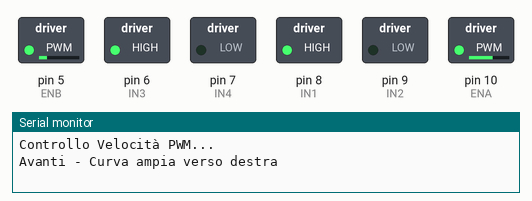
This sketch was run on a simulated Arduino Uno, built with avr-gcc and run on an emulated ATmega328P. Parts: switched loads named in the sketch (green lamp = pin HIGH), the last lines printed to the serial monitor.

Above: at 0.05 s.
At 4.1 s:
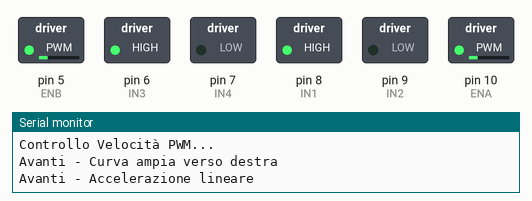
At 6.1 s:
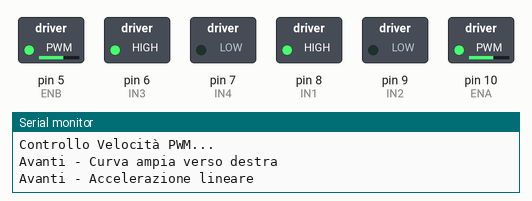
At 8.15 s:
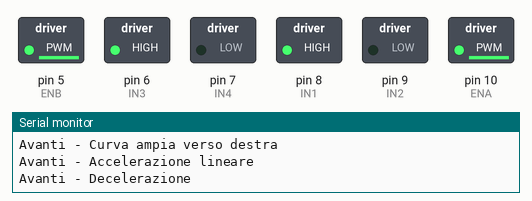
At 11.2 s:
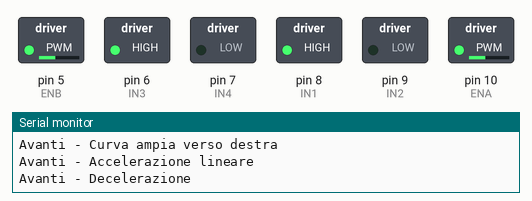
At 16.25 s:
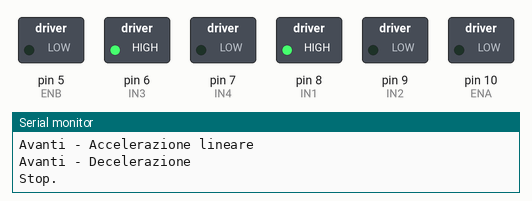
Timing chart, 0 to 18.7 s (numbered marks = the images above):
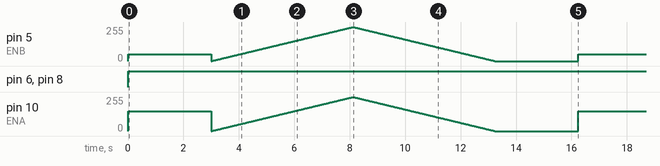

Measured:
- by itself, pin 6 (IN3), pin 8 (IN1): LOW → HIGH at 0.00 s

The sketch:

04_Controllo_Velocita_PWM.ino
```cpp
/*
  Progetto 04: Controllo Velocità PWM per Curve Fluide
  In questo sketch utilizziamo segnali PWM per regolare la velocità di ogni singola
  ruota del robot, creando una curva fluida con raggi diversi.
*/

// Pin di controllo per il Motore Sinistra
const int IN1 = 8;
const int IN2 = 9;
const int ENA = 10;

// Pin di controllo per il Motore Destra
const int IN3 = 6;
const int IN4 = 7;
const int ENB = 5;

void setup() {
  pinMode(IN1, OUTPUT); pinMode(IN2, OUTPUT); pinMode(ENA, OUTPUT);
  pinMode(IN3, OUTPUT); pinMode(IN4, OUTPUT); pinMode(ENB, OUTPUT);

  Serial.begin(9600);
  Serial.println("Controllo Velocità PWM...");
}

void loop() {
  // Esempio 1: Curva ampia a destra
  // Ruota sinistra più veloce (150) della destra (50)
  Serial.println("Avanti - Curva ampia verso destra");
  digitalWrite(IN1, HIGH); digitalWrite(IN2, LOW); analogWrite(ENA, 150);
  digitalWrite(IN3, HIGH); digitalWrite(IN4, LOW); analogWrite(ENB, 50);
  delay(3000);

  // Esempio 2: Accelerazione lineare
  // Aumenta la velocità di entrambe le ruote gradualmente
  Serial.println("Avanti - Accelerazione lineare");
  for(int v = 0; v <= 255; v++){
    analogWrite(ENA, v);
    analogWrite(ENB, v);
    delay(20);
  }

  // Esempio 3: Decelerazione
  Serial.println("Avanti - Decelerazione");
  for(int v = 255; v >= 0; v--){
    analogWrite(ENA, v);
    analogWrite(ENB, v);
    delay(20);
  }

  // Stop
  Serial.println("Stop.");
  analogWrite(ENA, 0);
  analogWrite(ENB, 0);
  delay(3000);
}
```
